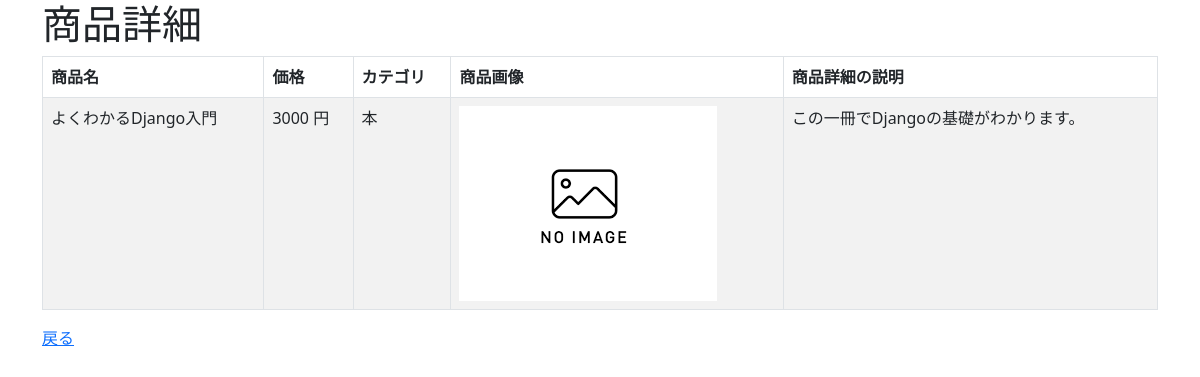
The app's page /crud/detail/1 with its own data.
### crud/models.py (models this page shows, shortened)
class Product(models.Model):
     name = models.CharField(max_length=200)
     price = models.PositiveIntegerField()
     category = models.ForeignKey(Category, on_delete=models.CASCADE)
     img = models.ImageField(blank=True, default='noImage.png')
     explanation = models.TextField(blank=True, null=True)

class Category(models.Model):
     name = models.CharField(max_length=200)
     def __str__(self):
         return self.name

### crud/views.py (the view)
# urls.py: path('crud/detail/<int:pk>', views.ProductDetailView.as_view(), name="detail"),
class ProductDetailView(DetailView):
     model = Product

### crud/templates/crud/product_detail.html (shortened to what this page needs)
{% extends "base.html" %}
{% block content %}
<h1>商品詳細</h1>
<table class="table table-striped table-hover table-bordered">
    <thead>
        <tr>
            <th>商品名</th>
            <th>価格</th>
            <th>カテゴリ</th>
            <th>商品画像</th>
            <th>商品詳細の説明</th>
        </tr>
    </thead>
    <tr>
        <td>{{ product.name }}</td>
        <td>{{ product.price }} 円</td>
        <td>{{ product.category }}</td>
        <td><img src="{{ product.img.url }}" style="width:100px height:auto;"></td>
        <td>{{ product.explanation|linebreaksbr }}</td>
    </tr>
</table>
     <a href="{% url 'list' %}">戻る</a>
{% endblock %}

### records on screen
Product: name "よくわかるDjango入門", price "3000", category "本", img (placeholder picture), explanation "この一冊でDjangoの基礎がわかります。"
